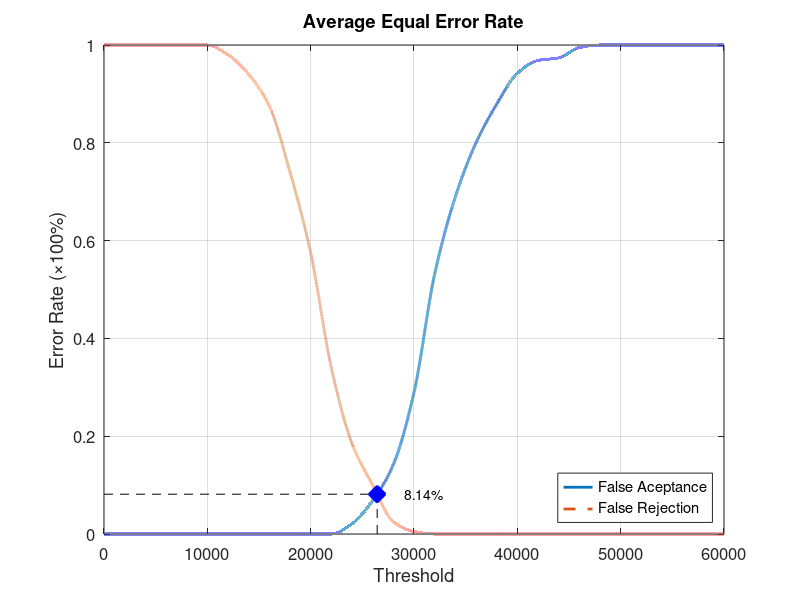
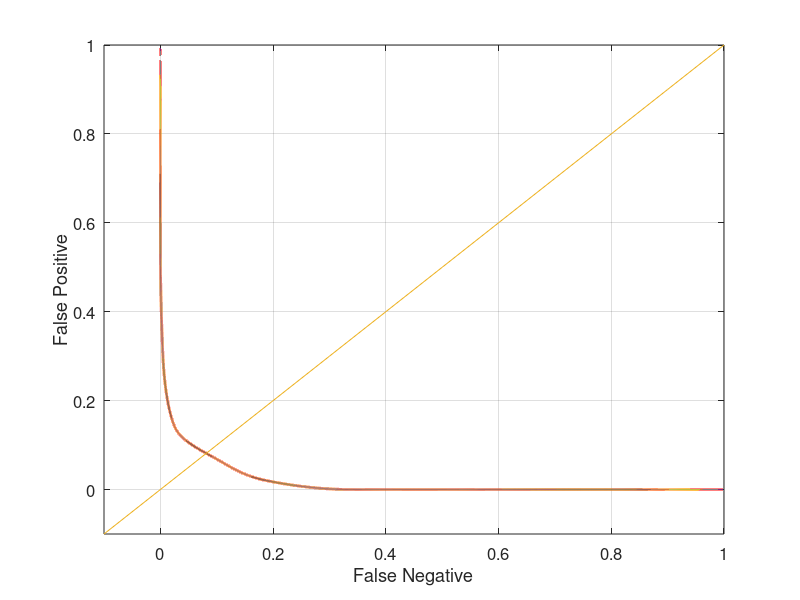

The MATLAB script that drew these images, in order:
function yEER = Database4_3
close all;
clear;
clc;
x = 0:2000:60000;
xq = 0:0.5:60000;

y0 = [0 0 0 0 0 0 0 0 0 0 0 0 0.0210526 0.0684211 0.142105 0.289474 0.531579 0.689474 0.8 0.878947 0.942105 0.968421 0.973684 0.994737 1 1 1 1 1 1 1];
yy0 = interp1(x, y0, xq, 'pchip');
y1 = [1 1 1 1 1 1 0.98 0.94 0.875 0.74 0.575 0.34 0.185 0.1 0.025 0.005 0 0 0 0 0 0 0 0 0 0 0 0 0 0 0];
yy1 = interp1(x, y1, xq, 'pchip');

% Calculating EER: 
y2 = abs(y0 - y1);
find(y2 == min(y2))
yy2 = abs(yy0 - yy1);
xEER = find(yy2 == min(yy2));
xEERIndex = xq(xEER) % X-axis EER
yEER = yy0(xEER) % Y-axis EER

main = figure
plot(xq, yy0,'-','LineWidth', 2);	hold on
plot(xq, yy1,'--','LineWidth', 2);	hold on
plot([xEERIndex xEERIndex], [0 yEER], 'k--');	hold on
plot([0 xEERIndex], [yEER yEER], 'k--');	hold on
plot(xEERIndex, yEER, 'bx', 'LineWidth', 10);	hold on
text(xEERIndex + 10 * xEERIndex / 100, yEER, [num2str(round((10000 * yEER)) / 100) '%'])
legend('False Aceptance', 'False Rejection', 'Location', 'SouthEast')
xlabel('Threshold')
ylabel('Error Rate (\times100%)')
title('Average Equal Error Rate')
set(gca, 'FontSize', 12)
axis([0 60000 0 1])
grid on

print(main, 'Database4_3Main', '-dpng');
FNRxFPR = figure('Color', [1 1 1]);
plot(yy1, yy0, '-', yy1, yy0, 'LineWidth', 2);
hold on
y = -0.1:0.1:1
plot(y, y); 
set(gca, 'FontSize', 12)
xlabel('False Negative')
ylabel('False Positive')
axis([-0.1 1 -0.1 1])
set(gca, 'FontSize', 12)
grid on

print(FNRxFPR, 'Database4_3FNRxFPR','-dpng');
end
